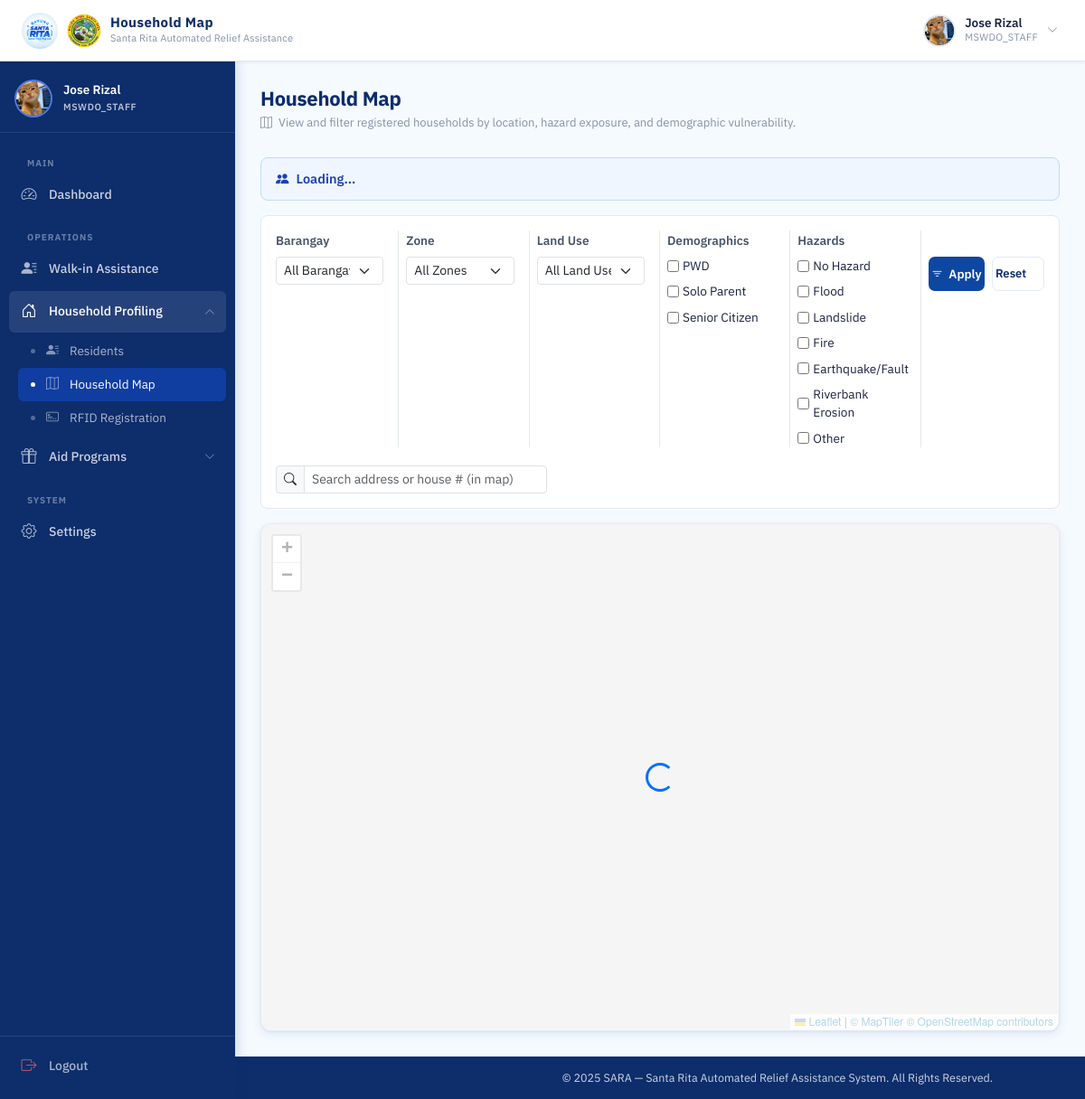
The page /map/ (signed in) on the database its author committed.
### accounts/models.py (models this page shows, shortened)
class User(AbstractUser):
    ROLE_CHOICES = (
        ('MSWDO', 'MSWDO Admin'),
        ('MSWDO_STAFF', 'MSWDO Staff'),
        ('BARANGAY', 'Barangay Admin'),
    )
    email = models.EmailField(unique=True)
    role = models.CharField(max_length=20, choices=ROLE_CHOICES)
    barangay = models.ForeignKey(
        'Barangay', on_delete=models.SET_NULL, blank=True, null=True, related_name='users'
    )
    is_active = models.BooleanField(default=True)
    middle_name = models.CharField(max_length=150, blank=True)
    suffix = models.CharField(max_length=10, blank=True, null=True)
    position = models.CharField(max_length=100, blank=True)
    birth_place = models.CharField(max_length=200, blank=True)
    CIVIL_STATUS_CHOICES = (
        ('SINGLE', 'Single'),
        ('MARRIED', 'Married'),
        ('WIDOWED', 'Widowed'),
        ('SEPARATED', 'Separated'),
        ('ANNULLED', 'Annulled'),
    )
    civil_status = models.CharField(max_length=20, choices=CIVIL_STATUS_CHOICES, blank=True)
    citizenship = models.CharField(max_length=100, blank=True, default='Filipino')
    must_change_password = models.BooleanField(default=False)
    SEX_CHOICES = (
        ('M', 'Male'),
        ('F', 'Female'),
    )
    sex = models.CharField(max_length=1, choices=SEX_CHOICES, blank=True)
    birthdate = models.DateField(blank=True, null=True)
    contact_number = models.CharField(
        max_length=13,
        blank=True,
        validators=[
            RegexValidator(
                regex=r'^(09|\+639)\d{9}$',
                message="Phone number must be entered in the format: '09XXXXXXXXX' or '+639XXXXXXXXX'."
            )
        ]
    )
    profile_image = models.ImageField(upload_to=user_profile_image_path, blank=True, null=True)

### households/views.py (the view)
# urls.py: path('map/', views.household_map, name='household_map'),
@login_required
@session_protected
def household_map(request):
    db_to_osm = {v: k for k, v in OSM_TO_DB_BARANGAY_NAME.items()}
    boundary_mode = 'municipal'
    assigned_barangay = None
    if request.user.role == 'BARANGAY':
        boundary_mode = 'barangay'
        if request.user.barangay:
            assigned_barangay = db_to_osm.get(request.user.barangay.name, request.user.barangay.name)
        barangays = [request.user.barangay] if request.user.barangay else []
        zones = Zone.objects.filter(barangay=request.user.barangay).order_by('name') if request.user.barangay else []
    else:
        barangays = Barangay.objects.all().order_by('name')
        zones = Zone.objects.all().order_by('name')
    land_uses = Household.LAND_USE_CHOICES
    hazards = Household.HAZARD_CHOICES
    demographic_flags = [
        ('is_pwd', 'PWD'),
        ('is_solo_parent', 'Solo Parent'),
        ('is_senior_citizen', 'Senior Citizen'),
    ]
    zone_map = {}
    for z in zones:
        b_id = str(z.barangay_id)
        if b_id not in zone_map:
            zone_map[b_id] = []
        zone_map[b_id].append({'id': z.id, 'name': z.name})
    return render(request, 'households/household_map.html', {
        'barangays': barangays,
        'land_uses': land_uses,
        'hazards': hazards,
        'demographic_flags': demographic_flags,
        'zone_map_json': json.dumps(zone_map),
        'boundary_mode': boundary_mode,
        'assigned_barangay': assigned_barangay,
    })

### households/templates/households/household_map.html (shortened to what this page needs)
{% extends 'base.html' %}
{% load static %}
{% block navbar_title %}Household Map{% endblock %}
{% block css %}
<link rel="stylesheet" href="{% static 'css/mswdo_dashboard.css' %}">
<link rel="stylesheet" href="{% static 'css/barangay_accounts.css' %}">
<link rel="stylesheet" href="{% static 'css/households.css' %}">
<link rel="stylesheet" href="https://unpkg.com/leaflet@1.9.4/dist/leaflet.css" />
<link rel="stylesheet" href="https://unpkg.com/leaflet.markercluster@1.5.3/dist/MarkerCluster.css" />
<link rel="stylesheet" href="https://unpkg.com/leaflet.markercluster@1.5.3/dist/MarkerCluster.Default.css" />
{% endblock %}
{% block content %}
<div class="dash-page-header">
  <div>
    <h1 class="dash-page-title">Household Map</h1>
    <p class="dash-page-sub">
      <i class="bi bi-map me-1"></i> View and filter registered households by location, hazard exposure, and demographic vulnerability.
    </p>
  </div>
</div>
<div class="count-display">
  <i class="bi bi-people-fill"></i>
  <span id="totalCountText">Loading...</span>
</div>
<div class="map-filter-row">
  <div class="row g-3">
    {% if request.user.role != 'BARANGAY' %}
    <div class="col-md-2 filter-section">
      <label class="form-label" style="font-size: 0.85rem; font-weight: 600; color: #475569;">Barangay</label>
      <select id="filterBarangay" class="form-select form-select-sm">
        <option value="">All Barangays</option>
      </select>
    </div>
    {% else %}
      <input type="hidden" id="filterBarangay" value="{{ request.user.barangay.id }}">
    {% endif %}
    <div class="col-md-2 filter-section">
      <label class="form-label" style="font-size: 0.85rem; font-weight: 600; color: #475569;">Zone</label>
      <select id="filterZone" class="form-select form-select-sm">
        <option value="">All Zones</option>
      </select>
    </div>
    <div class="col-md-2 filter-section">
      <label class="form-label" style="font-size: 0.85rem; font-weight: 600; color: #475569;">Land Use</label>
      <select id="filterLandUse" class="form-select form-select-sm">
        <option value="">All Land Uses</option>
      </select>
    </div>
    <div class="col-md-2 filter-section">
      <label class="form-label" style="font-size: 0.85rem; font-weight: 600; color: #475569;">Demographics</label>
      <div class="checkbox-group">
        {% for flag_code, flag_label in demographic_flags %}
        <div class="checkbox-item">
          <input type="checkbox" id="demo_{{ flag_code }}" value="{{ flag_code }}" class="demo-checkbox">
          <label for="demo_{{ flag_code }}">{{ flag_label }}</label>
        </div>
        {% endfor %}
      </div>
    </div>
    <div class="col-md-2 filter-section">
      <label class="form-label" style="font-size: 0.85rem; font-weight: 600; color: #475569;">Hazards</label>
      <div class="checkbox-group">
        {% for code, label in hazards %}
        <div class="checkbox-item">
          <input type="checkbox" id="hazard_{{ code }}" value="{{ code }}" class="hazard-checkbox">
          <label for="hazard_{{ code }}">{{ label }}</label>
        </div>
        {% endfor %}
      </div>
    </div>
    <div class="col-md-2">
      <label class="form-label" style="font-size: 0.85rem; font-weight: 600; color: #475569;">&nbsp;</label>
      <div class="d-flex gap-2">
          <button id="applyFilters" class="btn-sm btn-dash-primary w-100" style="background-color: #0d47a1; border-color: #0d47a1; padding-left: 0.2rem; padding-right: 0.2rem;">
            <i class="bi bi-filter"></i> Apply
          </button>
          <button id="resetFilters" class="btn btn-sm btn-dash-outline w-100" title="Reset Filters" style="white-space: nowrap; padding-left: 0.2rem; padding-right: 0.2rem;">
            Reset <span id="activeFilterBadge" class="badge bg-secondary ms-1 d-none">0</span>
          </button>
      </div>
    </div>
  </div>
  <div class="row g-3 mt-1">
    <div class="col-12">
        <div class="input-group input-group-sm" style="max-width: 300px;">
            <span class="input-group-text"><i class="bi bi-search"></i></span>
            <input type="text" id="filterSearch" class="form-control" placeholder="Search address or house # (in map)">
        </div>
    </div>
  </div>
</div>
<div class="dash-panel">
  <div class="dash-panel__body p-0" style="position: relative;">
    <div id="mapLoading" class="map-loading-overlay" style="display: flex;">
      <div class="spinner-border text-primary" role="status">
      </div>
    </div>
    <div id="householdMap" class="map-container"></div>
  </div>
</div>
{% endblock %}

### templates/base.html (shortened to what this page needs)
{% load static %}
<!DOCTYPE html>
<html lang="en">
<head>
  <link href="https://cdn.jsdelivr.net/npm/bootstrap@5.3.2/dist/css/bootstrap.min.css" rel="stylesheet">
  <link href="https://cdn.jsdelivr.net/npm/bootstrap-icons@1.11.3/font/bootstrap-icons.min.css" rel="stylesheet">
  <link rel="stylesheet" href="{% static 'css/base.css' %}">
  <link rel="stylesheet" href="{% static 'css/_responsive.css' %}">
  <link rel="stylesheet" href="{% static 'css/scan_rfid.css' %}">
  <link rel="stylesheet" href="{% static 'css/loading_modal.css' %}">
  {% block css %}{% endblock %}
</head>
<body>
  <div class="page-wrapper">
    <nav class="topbar" id="topbar">
      <div class="topbar-left">
        <a class="topbar-brand" href="#">
          <img src="{% static 'images/logo.jpg' %}" alt="SARA Logo" class="topbar-logo">
          <img src="{% static 'images/SRP.png' %}" alt="SRP Logo" class="topbar-logo topbar-logo--srp">
          <div class="topbar-title-group">
            <span class="topbar-title">{% block navbar_title %}SARA SYSTEM{% endblock %}</span>
            <span class="topbar-subtitle">Santa Rita Automated Relief Assistance</span>
          </div>
        </a>
      </div>
      <div class="topbar-right">
        {% if user.is_authenticated %}
        <div class="topbar-user" id="userDropdownToggle">
          <div class="topbar-avatar">
            {% if user.profile_image %}
            <img src="{{ user.profile_image.url }}" alt="{{ user.get_full_name }}">
            {% else %}
            <span class="avatar-initials">
              {{ user.first_name|first|upper }}{{ user.last_name|first|upper }}
            </span>
            {% endif %}
          </div>
          <div class="topbar-user-info">
            <span class="topbar-username">{{ user.get_full_name|default:user.username }}</span>
            <span class="topbar-role">{{ user.role|default:"User" }}</span>
          </div>
          <i class="bi bi-chevron-down topbar-chevron" id="userChevron"></i>
        </div>
        {% endif %}
      </div>
    </nav>
    {% if user.is_authenticated and not hide_sidebar %}
    <aside class="sidebar" id="sidebar">
      <div class="sidebar-header">
        <div class="sidebar-user-card">
          <div class="sidebar-avatar">
            {% if user.profile_image %}
            <img src="{{ user.profile_image.url }}" alt="{{ user.get_full_name }}">
            {% else %}
            <span class="avatar-initials avatar-initials--lg">
              {{ user.first_name|first|upper }}{{ user.last_name|first|upper }}
            </span>
            {% endif %}
          </div>
          <div class="sidebar-user-info">
            <span class="sidebar-username">{{ user.get_full_name|default:user.username }}</span>
            <span class="sidebar-role-badge">{{ user.role|default:"User" }}</span>
          </div>
        </div>
      </div>
      <nav class="sidebar-body">
        <ul class="sidebar-nav">
          {% if user.role == 'MSWDO_STAFF' %}
          <li class="sidebar-section-label">Main</li>
          <li class="sidebar-item">
            <a href="{% url 'staff_dashboard' %}"
              class="sidebar-link {% if request.resolver_match.url_name == 'staff_dashboard' %}active{% endif %}">
              <i class="bi bi-speedometer2"></i>
              <span>Dashboard</span>
            </a>
          </li>
          <li class="sidebar-section-label">Operations</li>
          <li class="sidebar-item">
            <a href="{% url 'staff_walkin' %}"
              class="sidebar-link {% if request.resolver_match.url_name == 'staff_walkin' %}active{% endif %}">
              <i class="bi bi-person-lines-fill"></i>
              <span>Walk-in Assistance</span>
            </a>
          </li>
          <li class="sidebar-item sidebar-item--accordion">
            <button class="sidebar-link sidebar-accordion-btn {% if request.resolver_match.url_name == 'residents_overview' or request.resolver_match.url_name == 'household_map' or request.resolver_match.url_name == 'register_rfid' %}accordion-active{% endif %}" data-target="staffHouseholdSubmenu" aria-expanded="{% if request.resolver_match.url_name == 'residents_overview' or request.resolver_match.url_name == 'household_map' or request.resolver_match.url_name == 'register_rfid' %}true{% else %}false{% endif %}">
              <i class="bi bi-house-door"></i>
              <span>Household Profiling</span>
              <i class="bi bi-chevron-down sidebar-arrow" style="{% if request.resolver_match.url_name == 'residents_overview' or request.resolver_match.url_name == 'household_map' or request.resolver_match.url_name == 'register_rfid' %}transform: rotate(180deg);{% endif %}"></i>
            </button>
            <ul class="sidebar-submenu {% if request.resolver_match.url_name == 'residents_overview' or request.resolver_match.url_name == 'household_map' or request.resolver_match.url_name == 'register_rfid' %}submenu--open{% endif %}" id="staffHouseholdSubmenu"{% if request.resolver_match.url_name == 'residents_overview' or request.resolver_match.url_name == 'household_map' or request.resolver_match.url_name == 'register_rfid' %} style="max-height: 1000px;"{% endif %}>
              <li>
                <a href="{% url 'residents_overview' %}" class="sidebar-sublink {% if request.resolver_match.url_name == 'residents_overview' %}active{% endif %}">
                  <i class="bi bi-person-lines-fill"></i>
                  <span>Residents</span>
                </a>
              </li>
              <li>
                <a href="{% url 'household_map' %}"
                  class="sidebar-sublink {% if request.resolver_match.url_name == 'household_map' %}active{% endif %}">
                  <i class="bi bi-map"></i>
                  <span>Household Map</span>
                </a>
              </li>
              <li>
                <a href="{% url 'register_rfid' %}" class="sidebar-sublink {% if request.resolver_match.url_name == 'register_rfid' %}active{% endif %}">
                  <i class="bi bi-credit-card-2-front"></i>
                  <span>RFID Registration</span>
                </a>
              </li>
            </ul>
          </li>
          <li class="sidebar-item sidebar-item--accordion">
            <button class="sidebar-link sidebar-accordion-btn " data-target="staffAidSubmenu" aria-expanded="{% if request.resolver_match.url_name == 'staff_assigned_schedules' or request.resolver_match.url_name == 'analytics' or request.resolver_match.url_name == 'aid_reports' or request.resolver_match.url_name == 'program_list' %}true{% else %}false{% endif %}">
              <i class="bi bi-gift"></i>
              <span>Aid Programs</span>
              <i class="bi bi-chevron-down sidebar-arrow" style=""></i>
            </button>
          </li>
          <li class="sidebar-section-label">System</li>
          <li class="sidebar-item">
            <a href="{% url 'settings' %}" class="sidebar-link {% if request.resolver_match.url_name == 'settings' %}active{% endif %}">
              <i class="bi bi-gear"></i>
              <span>Settings</span>
            </a>
          </li>
          {% endif %}
        </ul>
      </nav>
      <div class="sidebar-footer">
        <a href="{% url 'logout' %}" class="sidebar-link sidebar-logout">
          <i class="bi bi-box-arrow-right"></i>
          <span>Logout</span>
        </a>
      </div>
    </aside>
    {% endif %}
    <main class="{% if user.is_authenticated and not hide_sidebar %}main-content{% endif %}">
      {% block content %}{% endblock %}
    </main>
    <footer
      class="{% if user.is_authenticated and not hide_sidebar %}footer footer--dashboard{% else %}footer{% endif %}">
      <div class="footer-content">
        <p>&copy; 2025 SARA &mdash; Santa Rita Automated Relief Assistance System. All Rights Reserved.</p>
      </div>
    </footer>
  </div>
</body>
</html>

### rows shown on the page
User: profile_image (picture), get_full_name "Jose Rizal", role "MSWDO_STAFF"

### other values the page prints
{{ flag_label }} "PWD" "Solo Parent" "Senior Citizen"
{{ label }} "No Hazard" "Flood" "Landslide" "Fire" "Earthquake/Fault" "Riverbank Erosion" "Other"
